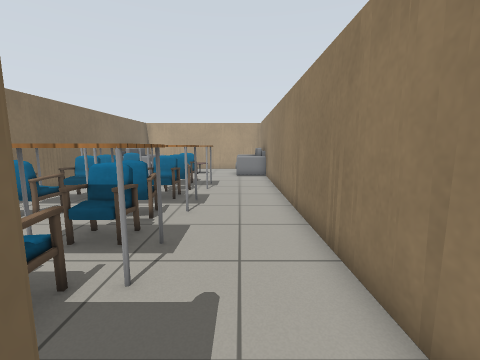
View 1 (above)

24 first-person views from a walk through a robot-simulator world made for Gazebo. The camera is 1 m above the floor, tilts 8° down and sees 90° across. The floor is counted in squares, 0.5 m on a side. Each view is taken from the middle of a square. On the plan, view 1 faces up. The plan holds only what a view shows up to about 15 squares ahead; the rest is blank. The place goes on beyond the plan. Gazebo's built-in surfaces are drawn with simple patterns. Simple shapes stand in for some stock models. Some surface patterns are stand-ins.

View 2
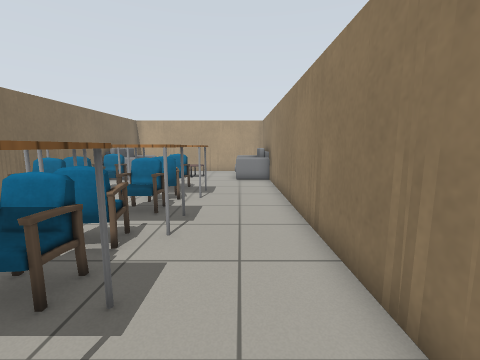

View 3
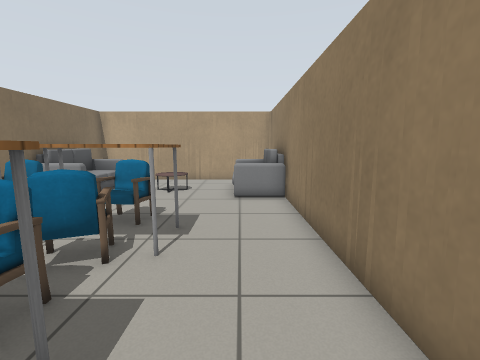

View 4
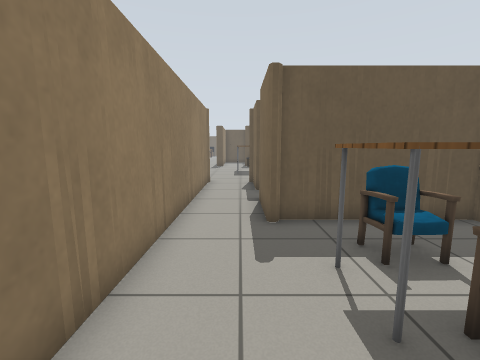

View 5
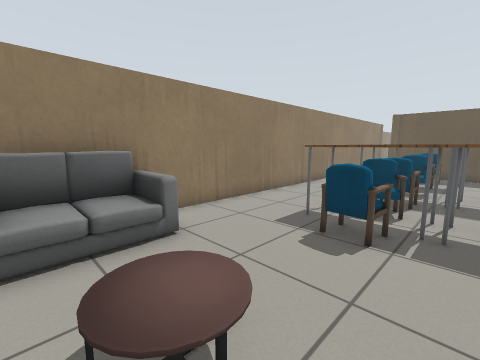

View 6
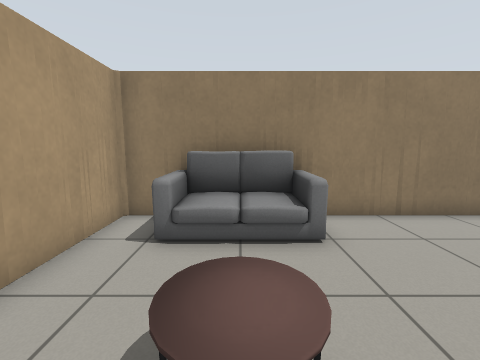

View 7
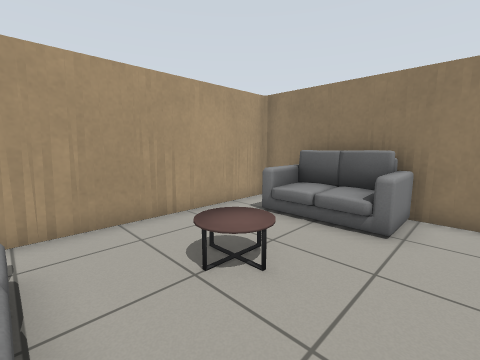

View 8
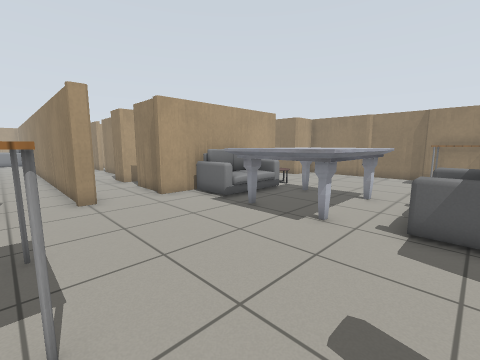

View 9
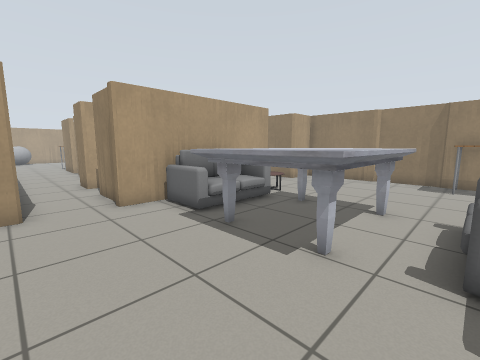

View 10
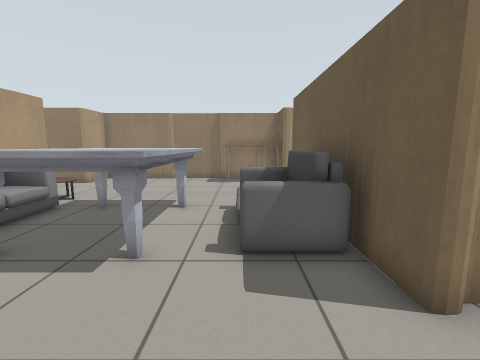

View 11
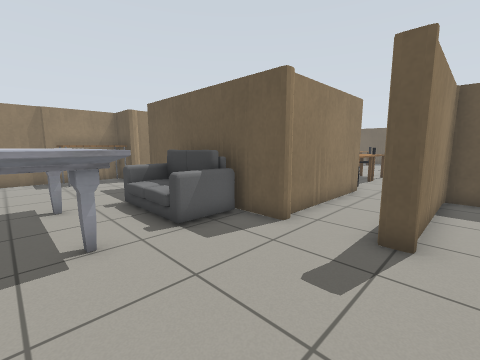

View 12
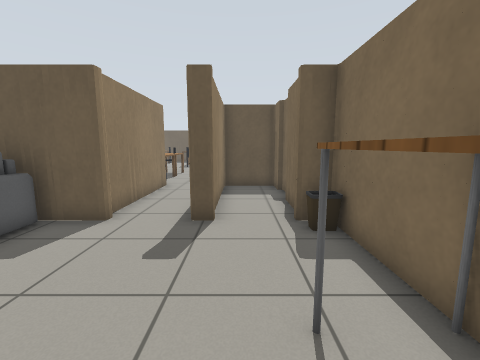

View 13
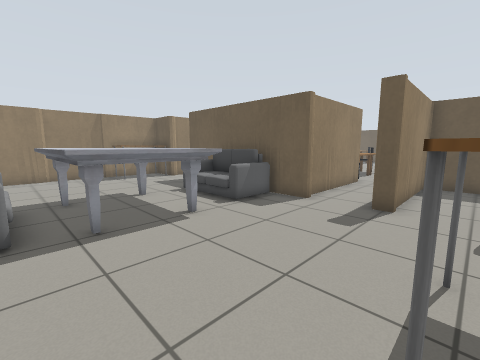

View 14
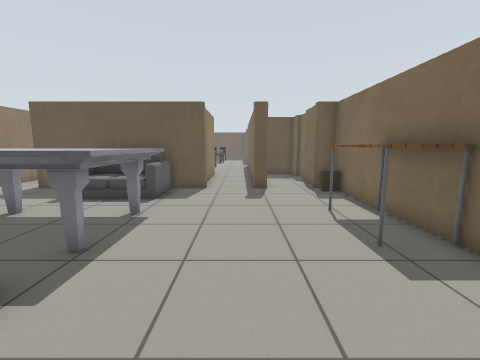

View 15
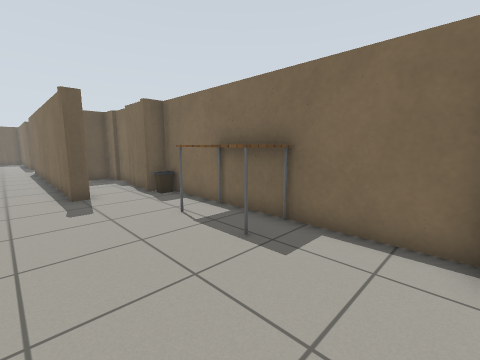

View 16
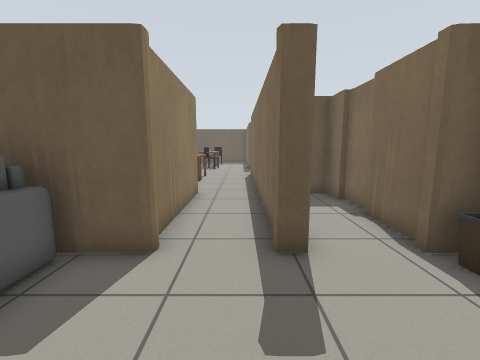

View 17
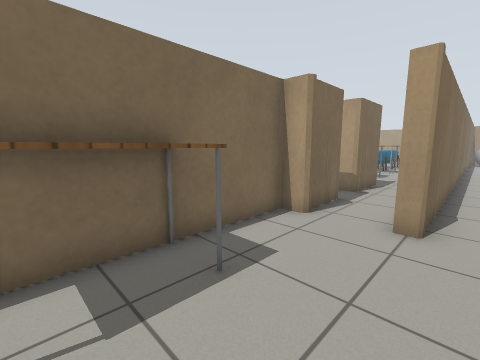

View 18
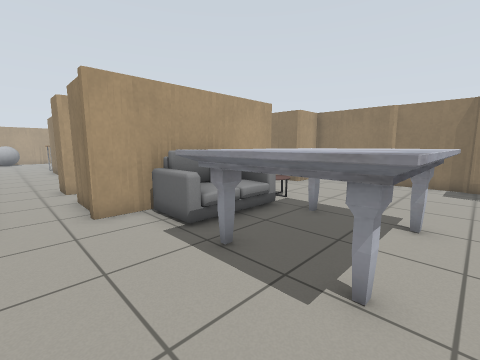

View 19
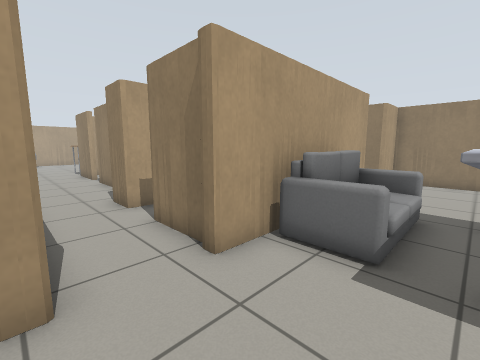

View 20
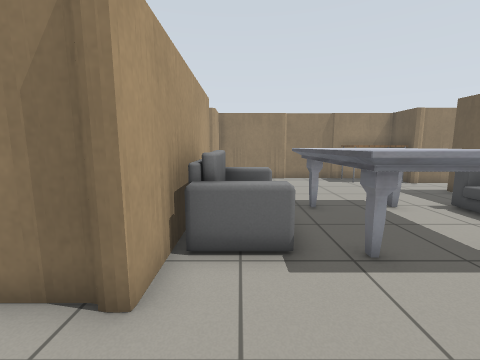

View 21
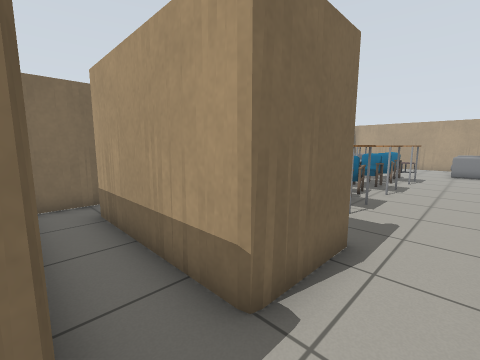

View 22
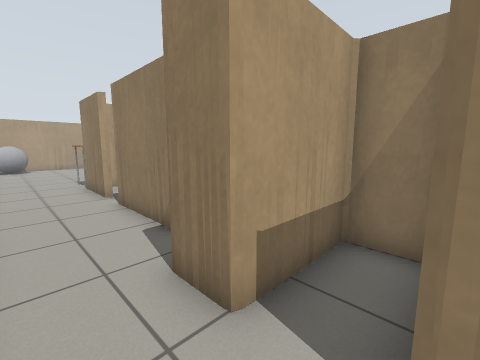

View 23
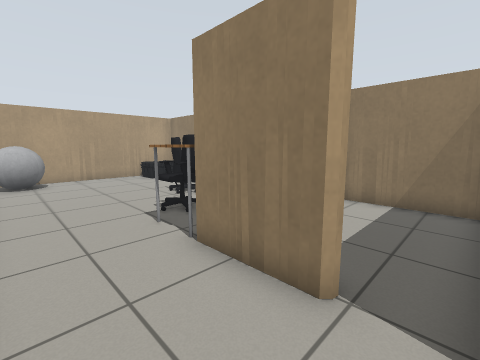

View 24
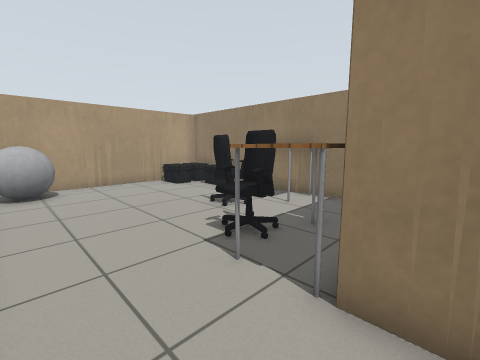

### Floor plan
Points are (right, up) in squares from view 1. A wall is a line through its corners. A room is listed if a view was taken in it or the views show most of it. See-through windows are left out.
Room 1 (views 1, 2, 3, 4, 5, 6, 7, 21)
walls: (-0.7, 0.8) (-0.7, -2.1) (-6.5, -2.1); (-6.4, 0.6) (-1, 0.6); (-0.7, -4) (-0.7, -6.1); (1.8, -6.2) (1.8, 21.4) (-6.5, 21.4)
ways out: opening at (0.5, -7) to room 2
objects: chair (-6, 6) to (-5, 7); table (-6, 8) to (-5, 9); chair (-6, 9) to (-6, 10); chair (-6, 11) to (-5, 11); table (-6, 12) to (-5, 13); chair (-6, 13) to (-6, 14); sofa (-6, 16) to (-6, 19); chair (-4, 2) to (-2, 3); table (-4, 4) to (-1, 4); chair (-4, 5) to (-2, 6); chair (-4, 7) to (-2, 7); table (-4, 8) to (-1, 8); chair (-4, 9) to (-2, 10); table (-4, 11) to (-4, 12); chair (-4, 13) to (-3, 14); coffee table (-4, 17) to (-2, 19); chair (-3, 11) to (-2, 11); table (-2, 12) to (-1, 13); sofa (0, 16) to (1, 20)
Room 2 (views 8, 9, 10, 11, 12, 13, 14, 15, 16, 17, 18, 19, 20, 22)
walls: (4.7, -17.3) (5.5, -17.3); (10.4, -17.3) (12.6, -17.3); (5.5, -6.7) (4.7, -6.7) (4.9, -6); (2.2, -18.2) (2.2, -23.4); (4.8, -6.1) (4.8, -3.9); (12.5, -6.7) (11.4, -6.7); (-1.5, -13.4) (-1.5, -15.5); (-0.7, -17.7) (-0.7, -20); (8, -3.5) (8, -2.1) (4.8, -2.1) (4.8, -0.6); (17.2, -13.6) (17.2, -10.9); (17, -10.6) (17, -6.8) (15, -6.6); (-1.5, -6.7) (-1.5, -9.6); (4.8, -23.4) (4.8, -17.9); (15, -20.2) (15, -17.7); (17, -17.3) (17, -13.8); (-1, -20.4) (-1, -21.9); (17, -6.7) (15, -6.7); (-0.7, -22) (-0.7, -23.1) (1.8, -23.1) (1.8, -17.3) (2.4, -17.3); (2.2, -0.5) (2.2, -6.7) (1.8, -6.7)
ways out: opening at (0.5, -7) to room 1; opening at (3.5, -1.5) to room 3; opening at (3.5, -23); opening at (14, -6)
objects: bin (-1, -17) to (-1, -16); table (-1, -13) to (0, -10); marble table (5, -14) to (10, -10); sofa (6, -17) to (10, -15); sofa (6, -9) to (10, -7); coffee table (11, -9) to (12, -7); table (15, -17) to (16, -15)
Room 3 (views 23, 24)
walls: (12.1, 11.5) (12.1, 20.5); (2.2, 7.6) (2.2, -0.5); (5.8, 6.2) (5.8, 9.1); (9.5, 21.4) (4.4, 21.4); (5.8, 1.1) (5.8, 4.7)
ways out: opening at (3.5, -1.5) to room 2; gap at (6, 6)
objects: grey ball (3, 19) to (4, 21); table (6, 10) to (6, 11); office chair (6, 11) to (8, 12); office chair (8, 14) to (9, 15); table (10, 13); crate (10, 19) to (10, 21); crate (11, 17) to (11, 19); crate (11, 20) to (11, 21)

Where each view was taken, in squares from view 1:
view 1: 0 up, 0 right, facing up
view 2: 2 up, 0 right, facing up
view 3: 7 up, 0 right, facing up
view 4: 7 up, 0 right, facing down
view 5: 19 up, 5 left, facing down-right
view 6: 18 up, 5 left, facing right
view 7: 15 up, 6 left, facing up-right
view 8: 16 down, 0 right, facing up-right
view 9: 15 down, 2 right, facing up-right
view 10: 15 down, 2 right, facing right
view 11: 12 down, 1 right, facing down-right
view 12: 11 down, 1 right, facing down
view 13: 9 down, 0 right, facing down-right
view 14: 6 down, 3 right, facing down
view 15: 7 down, 4 right, facing down-left
view 16: 13 down, 3 right, facing down
view 17: 13 down, 3 right, facing up-left
view 18: 14 down, 3 right, facing up-right
view 19: 10 down, 2 right, facing up-right
view 20: 8 down, 2 right, facing right
view 21: 4 down, 1 right, facing up-left
view 22: 4 down, 3 right, facing up-right
view 23: 5 up, 3 right, facing up-right
view 24: 8 up, 3 right, facing up-right
